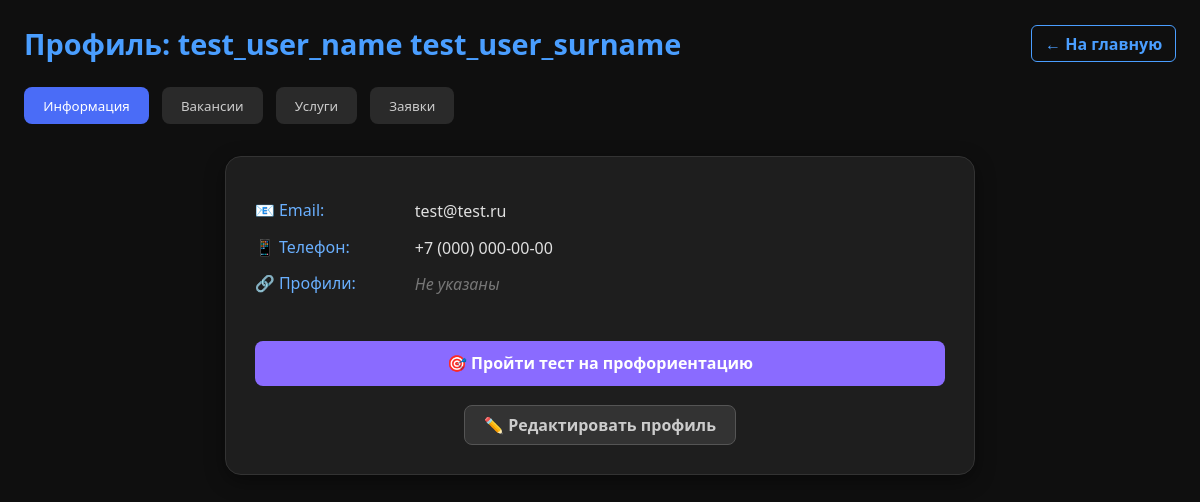
The page /src/pages/profile/profile.php (signed in) on the database as committed earlier.
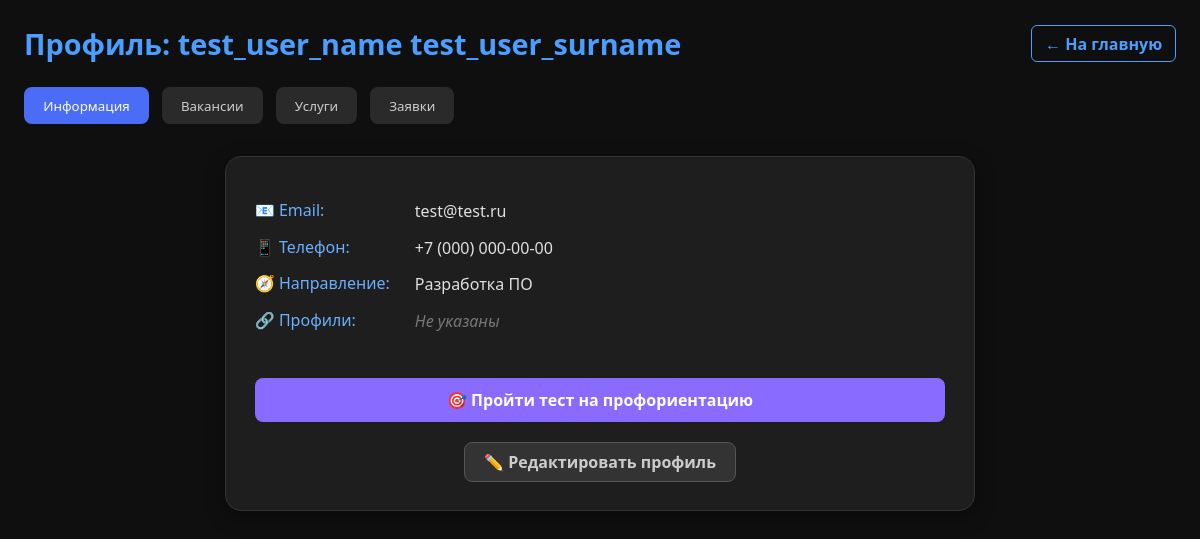
The same page on the database as committed later.
### tables this page shows
CREATE TABLE `users` (
  `id` int NOT NULL,
  `name` varchar(100) NOT NULL,
  `surname` varchar(100) NOT NULL,
  `patronymic` varchar(100) NOT NULL,
  `birth_date` date NOT NULL,
  `country` varchar(100) NOT NULL,
  `region` varchar(100) NOT NULL,
  `city` varchar(100) NOT NULL,
  `phone` varchar(20) NOT NULL,
  `email` varchar(150) NOT NULL,
  `password` varchar(255) NOT NULL,
  `created_at` timestamp NULL DEFAULT CURRENT_TIMESTAMP,
  `about` text,
  `skills` text,
  `direction` varchar(255) DEFAULT NULL,
  `role` varchar(255) DEFAULT NULL,
  `experience_years` tinyint UNSIGNED DEFAULT NULL,
  `linkedin` varchar(255) DEFAULT NULL,
  `telegram` varchar(255) DEFAULT NULL,
  `github` varchar(255) DEFAULT NULL
);

### src/pages/profile/profile.php (the view, shortened to what the rows shown need)
<?php
$user_id = (int)$_SESSION['user_id'];
$host = 'localhost';
$dbname = 'working';
$username = 'root';
$password = 'root';
try {
    $pdo = new PDO("mysql:host=$host;dbname=$dbname;charset=utf8", $username, $password);
    $pdo->setAttribute(PDO::ATTR_ERRMODE, PDO::ERRMODE_EXCEPTION);
} catch (PDOException $e) {
    die("Ошибка подключения к БД: " . htmlspecialchars($e->getMessage(), ENT_QUOTES, 'UTF-8'));
}
$stmt = $pdo->prepare("SELECT * FROM users WHERE id = ?");
$stmt->execute([$user_id]);
$user = $stmt->fetch(PDO::FETCH_ASSOC);
$user_skills_array = !empty($user['skills'])
    ? array_map('trim', explode(',', $user['skills']))
    : [];
$popular_skills = [
    'Python', 'JavaScript', 'PHP', 'Java', 'C++', 'TypeScript', 'SQL', 'Git',
    'React', 'Vue.js', 'Node.js', 'Docker', 'Kubernetes', 'Figma', 'Adobe Photoshop',
    'UI/UX', 'Data Analysis', 'Machine Learning', 'Cybersecurity', 'HTML', 'CSS'
];
?>
<!DOCTYPE html>
<html lang="ru">
<head>
</head>
<body>
<div class="header">
    <h1>Профиль: <?= htmlspecialchars($user['name'] . ' ' . $user['surname']) ?></h1>
    <a href="../main/main.php" class="back">← На главную</a>
</div>
<div id="info" class="tab-content active">
    <?php if (!empty($_GET['edit']) && $_GET['edit'] === 'profile'): ?>
        <div class="profile-card">
            <?php if (!empty($error)): ?>
                <div style="color: #ff6b6b; margin-bottom: 1rem;"><?= $error ?></div>
            <?php endif; ?>
            <form method="POST" action="">
                <div class="form-group">
                    <label>📧 Email</label>
                    <div><?= htmlspecialchars($user['email']) ?></div>
                </div>
                <div class="form-group">
                    <label>📱 Телефон</label>
                    <div><?= htmlspecialchars($user['phone']) ?></div>
                </div>
                <div class="form-group">
                    <label>💼 Должность / Роль</label>
                    <input type="text" name="role" class="form-control" value="<?= htmlspecialchars($user['role'] ?? '') ?>" placeholder="Например: Product Manager">
                </div>
                <div class="form-group">
                    <label>🧭 Направление деятельности</label>
                    <select name="direction" class="form-control">
                        <option value="">— Выберите —</option>
                        <option value="Разработка ПО" <?= ($user['direction'] ?? '') === 'Разработка ПО' ? 'selected' : '' ?>>Разработка ПО</option>
                        <option value="Веб-разработка" <?= ($user['direction'] ?? '') === 'Веб-разработка' ? 'selected' : '' ?>>Веб-разработка</option>
                        <option value="Мобильная разработка" <?= ($user['direction'] ?? '') === 'Мобильная разработка' ? 'selected' : '' ?>>Мобильная разработка</option>
                        <option value="DevOps / SRE" <?= ($user['direction'] ?? '') === 'DevOps / SRE' ? 'selected' : '' ?>>DevOps / SRE</option>
                        <option value="Data Science" <?= ($user['direction'] ?? '') === 'Data Science' ? 'selected' : '' ?>>Data Science</option>
                        <option value="Искусственный интеллект" <?= ($user['direction'] ?? '') === 'Искусственный интеллект' ? 'selected' : '' ?>>Искусственный интеллект</option>
                        <option value="Машинное обучение" <?= ($user['direction'] ?? '') === 'Машинное обучение' ? 'selected' : '' ?>>Машинное обучение</option>
                        <option value="Анализ данных" <?= ($user['direction'] ?? '') === 'Анализ данных' ? 'selected' : '' ?>>Анализ данных</option>
                        <option value="Кибербезопасность" <?= ($user['direction'] ?? '') === 'Кибербезопасность' ? 'selected' : '' ?>>Кибербезопасность</option>
                        <option value="Тестирование ПО (QA)" <?= ($user['direction'] ?? '') === 'Тестирование ПО (QA)' ? 'selected' : '' ?>>Тестирование ПО (QA)</option>
                        <option value="Системное администрирование" <?= ($user['direction'] ?? '') === 'Системное администрирование' ? 'selected' : '' ?>>Системное администрирование</option>
                        <option value="Сетевые технологии" <?= ($user['direction'] ?? '') === 'Сетевые технологии' ? 'selected' : '' ?>>Сетевые технологии</option>
                        <option value="Blockchain / Web3" <?= ($user['direction'] ?? '') === 'Blockchain / Web3' ? 'selected' : '' ?>>Blockchain / Web3</option>
                        <option value="Облачные технологии" <?= ($user['direction'] ?? '') === 'Облачные технологии' ? 'selected' : '' ?>>Облачные технологии</option>
                        <option value="Игровая индустрия" <?= ($user['direction'] ?? '') === 'Игровая индустрия' ? 'selected' : '' ?>>Игровая индустрия</option>
                        <option value="Управление продуктом (PM)" <?= ($user['direction'] ?? '') === 'Управление продуктом (PM)' ? 'selected' : '' ?>>Управление продуктом (PM)</option>
                        <option value="Проектный менеджмент" <?= ($user['direction'] ?? '') === 'Проектный менеджмент' ? 'selected' : '' ?>>Проектный менеджмент</option>
                        <option value="Бизнес-аналитика" <?= ($user['direction'] ?? '') === 'Бизнес-аналитика' ? 'selected' : '' ?>>Бизнес-аналитика</option>
                        <option value="Стратегия и консалтинг" <?= ($user['direction'] ?? '') === 'Стратегия и консалтинг' ? 'selected' : '' ?>>Стратегия и консалтинг</option>
                        <option value="Операционное управление" <?= ($user['direction'] ?? '') === 'Операционное управление' ? 'selected' : '' ?>>Операционное управление</option>
                        <option value="Предпринимательство" <?= ($user['direction'] ?? '') === 'Предпринимательство' ? 'selected' : '' ?>>Предпринимательство</option>
                        <option value="Маркетинг" <?= ($user['direction'] ?? '') === 'Маркетинг' ? 'selected' : '' ?>>Маркетинг</option>
                        <option value="Digital-маркетинг" <?= ($user['direction'] ?? '') === 'Digital-маркетинг' ? 'selected' : '' ?>>Digital-маркетинг</option>
                        <option value="Контент-маркетинг" <?= ($user['direction'] ?? '') === 'Контент-маркетинг' ? 'selected' : '' ?>>Контент-маркетинг</option>
                        <option value="SEO / SMM" <?= ($user['direction'] ?? '') === 'SEO / SMM' ? 'selected' : '' ?>>SEO / SMM</option>
                        <option value="Продажи" <?= ($user['direction'] ?? '') === 'Продажи' ? 'selected' : '' ?>>Продажи</option>
                        <option value="Реклама" <?= ($user['direction'] ?? '') === 'Реклама' ? 'selected' : '' ?>>Реклама</option>
                        <option value="PR" <?= ($user['direction'] ?? '') === 'PR' ? 'selected' : '' ?>>PR</option>
                        <option value="Финансы" <?= ($user['direction'] ?? '') === 'Финансы' ? 'selected' : '' ?>>Финансы</option>
                        <option value="Бухгалтерия" <?= ($user['direction'] ?? '') === 'Бухгалтерия' ? 'selected' : '' ?>>Бухгалтерия</option>
                        <option value="Аудит" <?= ($user['direction'] ?? '') === 'Аудит' ? 'selected' : '' ?>>Аудит</option>
                        <option value="Инвестиции" <?= ($user['direction'] ?? '') === 'Инвестиции' ? 'selected' : '' ?>>Инвестиции</option>
                        <option value="Страхование" <?= ($user['direction'] ?? '') === 'Страхование' ? 'selected' : '' ?>>Страхование</option>
                        <option value="Юриспруденция" <?= ($user['direction'] ?? '') === 'Юриспруденция' ? 'selected' : '' ?>>Юриспруденция</option>
                        <option value="Комплаенс" <?= ($user['direction'] ?? '') === 'Комплаенс' ? 'selected' : '' ?>>Комплаенс</option>
                        <option value="Налоговое право" <?= ($user['direction'] ?? '') === 'Налоговое право' ? 'selected' : '' ?>>Налоговое право</option>
                        <option value="UI/UX-дизайн" <?= ($user['direction'] ?? '') === 'UI/UX-дизайн' ? 'selected' : '' ?>>UI/UX-дизайн</option>
                        <option value="Графический дизайн" <?= ($user['direction'] ?? '') === 'Графический дизайн' ? 'selected' : '' ?>>Графический дизайн</option>
                        <option value="Моушн-дизайн" <?= ($user['direction'] ?? '') === 'Моушн-дизайн' ? 'selected' : '' ?>>Моушн-дизайн</option>
                        <option value="Видео и монтаж" <?= ($user['direction'] ?? '') === 'Видео и монтаж' ? 'selected' : '' ?>>Видео и монтаж</option>
                        <option value="Фотография" <?= ($user['direction'] ?? '') === 'Фотография' ? 'selected' : '' ?>>Фотография</option>
                        <option value="Музыка и звук" <?= ($user['direction'] ?? '') === 'Музыка и звук' ? 'selected' : '' ?>>Музыка и звук</option>
                        <option value="Копирайтинг" <?= ($user['direction'] ?? '') === 'Копирайтинг' ? 'selected' : '' ?>>Копирайтинг</option>
                        <option value="Журналистика" <?= ($user['direction'] ?? '') === 'Журналистика' ? 'selected' : '' ?>>Журналистика</option>
                        <option value="Образование" <?= ($user['direction'] ?? '') === 'Образование' ? 'selected' : '' ?>>Образование</option>
                        <option value="Научные исследования" <?= ($user['direction'] ?? '') === 'Научные исследования' ? 'selected' : '' ?>>Научные исследования</option>
                        <option value="Медицина" <?= ($user['direction'] ?? '') === 'Медицина' ? 'selected' : '' ?>>Медицина</option>
                        <option value="Психология" <?= ($user['direction'] ?? '') === 'Психология' ? 'selected' : '' ?>>Психология</option>
                        <option value="Биотехнологии" <?= ($user['direction'] ?? '') === 'Биотехнологии' ? 'selected' : '' ?>>Биотехнологии</option>
                        <option value="Инженерия" <?= ($user['direction'] ?? '') === 'Инженерия' ? 'selected' : '' ?>>Инженерия</option>
                        <option value="Строительство" <?= ($user['direction'] ?? '') === 'Строительство' ? 'selected' : '' ?>>Строительство</option>
                        <option value="Архитектура" <?= ($user['direction'] ?? '') === 'Архитектура' ? 'selected' : '' ?>>Архитектура</option>
                        <option value="Логистика" <?= ($user['direction'] ?? '') === 'Логистика' ? 'selected' : '' ?>>Логистика</option>
                        <option value="Сельское хозяйство" <?= ($user['direction'] ?? '') === 'Сельское хозяйство' ? 'selected' : '' ?>>Сельское хозяйство</option>
                        <option value="Энергетика" <?= ($user['direction'] ?? '') === 'Энергетика' ? 'selected' : '' ?>>Энергетика</option>
                        <option value="HR и рекрутинг" <?= ($user['direction'] ?? '') === 'HR и рекрутинг' ? 'selected' : '' ?>>HR и рекрутинг</option>
                        <option value="Государственная служба" <?= ($user['direction'] ?? '') === 'Государственная служба' ? 'selected' : '' ?>>Государственная служба</option>
                        <option value="НКО и социальные проекты" <?= ($user['direction'] ?? '') === 'НКО и социальные проекты' ? 'selected' : '' ?>>НКО и социальные проекты</option>
                        <option value="Туризм и гостеприимство" <?= ($user['direction'] ?? '') === 'Туризм и гостеприимство' ? 'selected' : '' ?>>Туризм и гостеприимство</option>
                        <option value="Ресторанный бизнес" <?= ($user['direction'] ?? '') === 'Ресторанный бизнес' ? 'selected' : '' ?>>Ресторанный бизнес</option>
                        <option value="Розничная торговля" <?= ($user['direction'] ?? '') === 'Розничная торговля' ? 'selected' : '' ?>>Розничная торговля</option>
                        <option value="Автомобильный бизнес" <?= ($user['direction'] ?? '') === 'Автомобильный бизнес' ? 'selected' : '' ?>>Автомобильный бизнес</option>
                        <option value="Другое" <?= ($user['direction'] ?? '') === 'Другое' ? 'selected' : '' ?>>Другое</option>
                    </select>
                </div>
                <div class="form-group">
                    <label>📅 Опыт работы (лет)</label>
                    <input type="number" name="experience_years" class="form-control" value="<?= (int)($user['experience_years'] ?? 0) ?>" min="0" max="60">
                </div>
                <div class="form-group">
                    <label>📝 О себе</label>
                    <textarea name="about" class="form-control" placeholder="Расскажите о себе..."><?= htmlspecialchars($user['about'] ?? '') ?></textarea>
                </div>
                <div class="form-group">
                    <label>🛠️ Навыки</label>
                    <p style="color:#888; font-size:0.9rem; margin-bottom:0.6rem;">Выберите популярные навыки и/или добавьте свои:</p>
                    <div class="skills-checklist">
                        <?php foreach ($popular_skills as $skill): ?>
                            <label class="skill-checkbox">
                                <input type="checkbox" name="skills[]" value="<?= htmlspecialchars($skill) ?>"
                                    <?= in_array($skill, $user_skills_array) ? 'checked' : '' ?>>
                                <?= htmlspecialchars($skill) ?>
                            </label>
                        <?php endforeach; ?>
                    </div>
                    <input type="text" name="custom_skills" class="form-control"
                        placeholder="Или введите свои навыки через запятую: Swift, Unity, Blender..."
                        value="">
                </div>
                <div class="form-group">
                    <label>🔗 Профили</label>
                    <input type="url" name="linkedin" class="form-control" value="<?= htmlspecialchars($user['linkedin'] ?? '') ?>" placeholder="https://linkedin.com/in/...">
                    <input type="text" name="telegram" class="form-control" value="<?= htmlspecialchars($user['telegram'] ?? '') ?>" placeholder="@username">
                    <input type="url" name="github" class="form-control" value="<?= htmlspecialchars($user['github'] ?? '') ?>" placeholder="https://github.com/...">
                </div>
                <div class="form-actions">
                    <button type="submit" name="save_profile" class="btn btn-primary">Сохранить профиль</button>
                    <a href="?tab=info" class="btn btn-secondary">Отмена</a>
                </div>
            </form>
        </div>
    <?php else: ?>
        <div class="profile-card">
            <div class="info-row">
                <div class="info-label">📧 Email:</div>
                <div class="info-value"><?= htmlspecialchars($user['email']) ?></div>
            </div>
            <div class="info-row">
                <div class="info-label">📱 Телефон:</div>
                <div class="info-value"><?= htmlspecialchars($user['phone']) ?></div>
            </div>
            <?php if (!empty($user['direction'])): ?>
            <div class="info-row">
                <div class="info-label">🧭 Направление:</div>
                <div class="info-value"><?= htmlspecialchars($user['direction']) ?></div>
            </div>
            <?php endif; ?>
            <div class="info-row">
                <div class="info-label">🔗 Профили:</div>
                <div class="info-value">
                    <?php if (empty($user['linkedin']) && empty($user['telegram']) && empty($user['github'])): ?>
                        <i>Не указаны</i>
                    <?php endif; ?>
                </div>
            </div>
            <div style="text-align: center; margin-top: 1.8rem;">
                <a href="../test/test.php" target="_blank" class="btn btn-test">
                    🎯 Пройти тест на профориентацию
                </a>
            </div>
            <div style="text-align: center; margin-top: 1.2rem;">
                <a href="?edit=profile" class="btn btn-secondary" style="padding: 0.5rem 1.2rem;">✏️ Редактировать профиль</a>
            </div>
        </div>
    <?php endif; ?>
</div>
</body>
</html>

Rows that differ between the two databases and show on the page:
changed users "test_user_name test_user_surname": direction (not shown) → "Разработка ПО"
Other text that changed with them:
text now shown: "🧭 Направление:"
